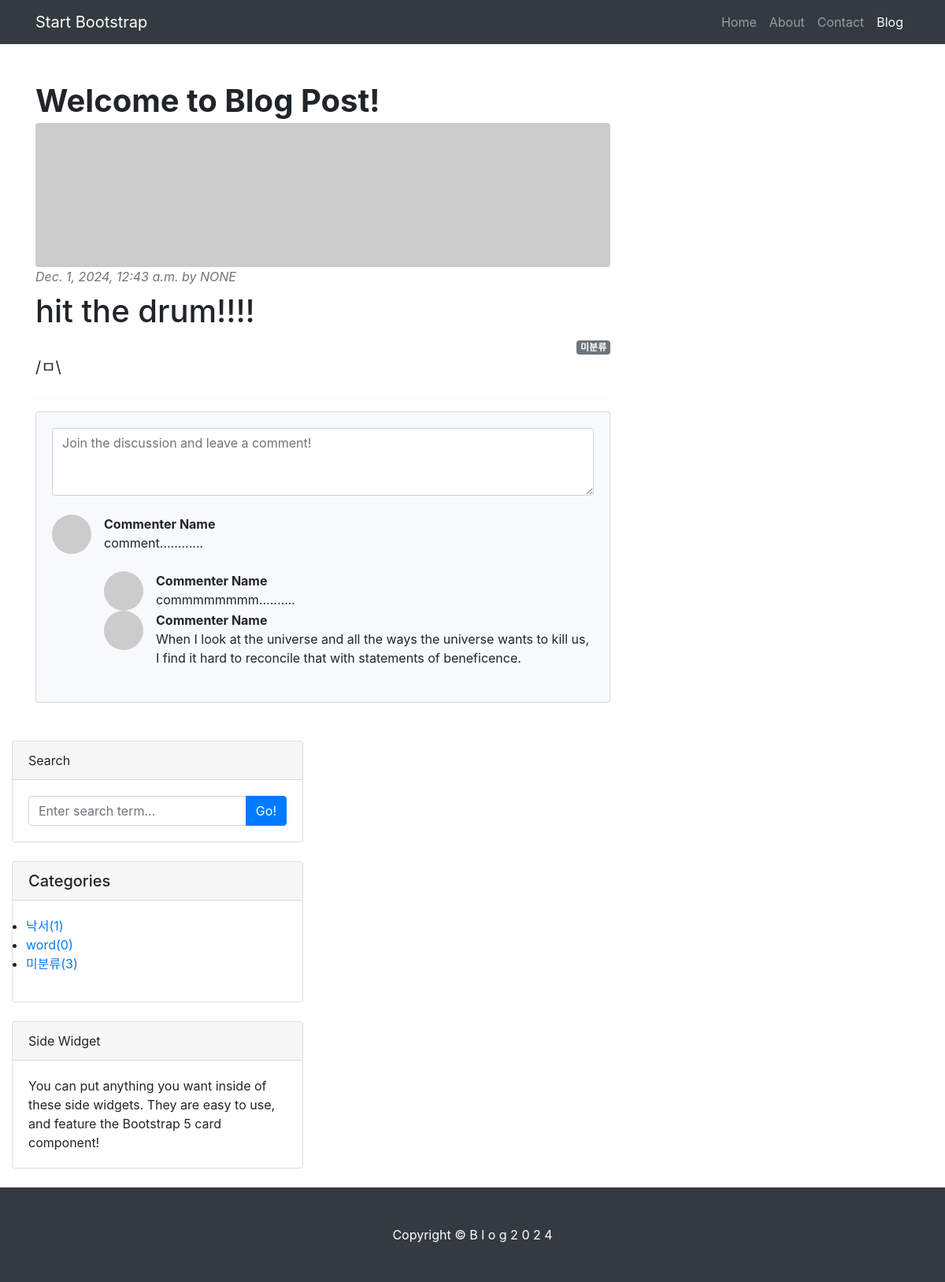
Screenshot of /3/ with the database file from the repository.
### blog/models.py (models this page shows, shortened)
class Post(models.Model):
    title = models.CharField(max_length=30)
    content = models.TextField()
    head_image = models.ImageField(upload_to='blog/images/%y/%m/%d',blank=True)
    file_upload = models.FileField(upload_to='blog/files/%Y/%m/%d',blank=True)
    created_at = models.DateTimeField(auto_now_add=True)
    updated_at = models.DateTimeField(auto_now=True)
    author = models.ForeignKey(User,null=True,on_delete=models.SET_NULL)
    category = models.ForeignKey(Category,null=True, blank=True, on_delete=models.SET_NULL)
    tags = models.ManyToManyField(Tag, blank=True)

class Category(models.Model):
    name = models.CharField(max_length=50, unique=True)
    slug = models.SlugField(max_length=200, unique=True, allow_unicode=True)
    def __str__(self):
        return self.name
    def get_absolute_url(self):
        return f'/blog/category/{self.slug}/'
    class Meta:
        verbose_name_plural = 'Categories'

### blog/views.py (the view)
# urls.py: path('<int:pk>/', views.PostDetail.as_view()),
class PostDetail(DetailView):
    model = Post
    template_name = 'blog/blog_post.html'
    def get_context_data(self, **kwargs):
        context = super(PostDetail, self).get_context_data()
        context['categories'] = Category.objects.all()
        context['no_category_post_count']=Post.objects.filter(category=None).count()
        return context

### blog/templates/blog/blog_post.html (shortened to what this page needs)
{%extends './layout.html'%}
{%load static%}
{%block content%}
<div class="container mt-5">
    <div class="row">
        <div class="col-lg-8">
            <article>
                <header class="mb-4">
                    <h1 class="fw-bolder mb-1">Welcome to Blog Post!</h1>
                    {%if post.head_image%}
                      <img class="img-fluid rounded" src="{{post.head_image.url}}" alt="{{post.title}} head_image">
                    {%else%}
                    <img class="img-fluid rounded" src="https://picsum.photos/seed/{{p.id}}/800/200" alt="random_image">
                    {%endif%}
                    <div class="text-muted fst-italic mb-2">
                        {{post.created_at}} by
                        <a>{{post.author | upper}}</a>
                    </div>
                    <h1>{{post.title}}</h1>
                    {% if post.category%}
                    <div style="text-align: right;">
                        <span class="badge badge-secondary">{{ post.category }}</span>
                    </div>
                    {%else%}
                    <div style="text-align: right;">
                        <span class="badge badge-secondary">미분류</span>
                    </div>
                    {%endif%}
                    <section class="mb-5">
                        <p class="fs-5 mb-4">{{post.content}}</p>
                        <hr/>
                        <section class="mb-5">
                            <div class="card bg-light">
                                <div class="card-body">
                                    <form class="mb-4"><textarea class="form-control" rows="3" placeholder="Join the discussion and leave a comment!"></textarea></form>
                                    <div class="d-flex mb-4">
                                        <div class="flex-shrink-0"><img class="rounded-circle" src="https://dummyimage.com/50x50/ced4da/6c757d.jpg" alt="..." /></div>
                                        <div class="ms-3">
                                            <div class="fw-bold">Commenter Name</div>
                                            comment............
                                            <div class="d-flex mt-4">
                                                <div class="flex-shrink-0"><img class="rounded-circle" src="https://dummyimage.com/50x50/ced4da/6c757d.jpg" alt="..." /></div>
                                                <div class="ms-3">
                                                    <div class="fw-bold">Commenter Name</div>
                                                    commmmmmmm..........
                                                </div>
                                            </div>
                                            <div class="d-flex">
                                                <div class="flex-shrink-0"><img class="rounded-circle" src="https://dummyimage.com/50x50/ced4da/6c757d.jpg" alt="..." /></div>
                                                <div class="ms-3">
                                                    <div class="fw-bold">Commenter Name</div>
                                                    When I look at the universe and all the ways the universe wants to kill us, I find it hard to reconcile that with statements of beneficence.
                                                </div>
                                            </div>
                                        </div>
                                    </div>
                                </div>
                            </div>
                        </section>
                    </section>
                </header>
            </article>
        </div>
    </div>
</div>
    {%endblock%}

### blog/templates/blog/layout.html (shortened to what this page needs)
<!DOCTYPE html>
<html lang="ko">
<head>
    <link href="../../static/styles.css" rel="stylesheet" />
    <link href="https://stackpath.bootstrapcdn.com/bootstrap/4.5.2/css/bootstrap.min.css" rel="stylesheet">
</head>
<body>
    <nav class="navbar navbar-expand-lg navbar-dark bg-dark">
        <div class="container">
            <a class="navbar-brand" href="#!">Start Bootstrap</a>
            <div class="collapse navbar-collapse" id="navbarSupportedContent">
                <ul class="navbar-nav ms-auto mb-2 mb-lg-0">
                    <li class="nav-item"><a class="nav-link" href="#">Home</a></li>
                    <li class="nav-item"><a class="nav-link" href="#!">About</a></li>
                    <li class="nav-item"><a class="nav-link" href="#!">Contact</a></li>
                    <li class="nav-item"><a class="nav-link active" aria-current="page" href="#">Blog</a></li>
                </ul>
            </div>
        </div>
    </nav>
{%block content%}{%endblock%}
    <div class="col-lg-4">
        <div class="card mb-4">
            <div class="card-header">Search</div>
            <div class="card-body">
                <div class="input-group">
                    <input class="form-control" type="text" placeholder="Enter search term..." aria-label="Enter search term..." aria-describedby="button-search" />
                    <button class="btn btn-primary" id="button-search" type="button">Go!</button>
                </div>
            </div>
        </div>
        <div class="card mb-4" id="categoris-card">
            <h5 class="card-header">Categories</h5>
            <div class="card-body">
                <div class="row">
                    <ul>
                        {%for category in categories%}
                        <li>
                            <a href="{{category.get_absolute_url}}">{{category}}({{category.post_set.count}})</a>
                        </li>
                        {%endfor%}
                        <li>
                            <a href="/blog/category/no_category/">미분류({{no_category_post_count}})</a>
                        </li>
                    </ul>
                </div>
            </div>
        </div>
        <div class="card mb-4">
            <div class="card-header">Side Widget</div>
            <div class="card-body">You can put anything you want inside of these side widgets. They are easy to use, and feature the Bootstrap 5 card component!</div>
        </div>
    </div>
    <footer class="py-5 bg-dark">
        <div class="container"><p class="m-0 text-center text-white">Copyright &copy; B l o g 2 0 2 4 </p></div>
    </footer>
</body>
</html>

### rows the page displays
Post: created_at "Dec. 1, 2024, 12:43 a.m.", author "NONE", title "hit the drum!!!!", content "/ㅁ\\"
Category: name "낙서", post_set.count "1"
Category: name "word", post_set.count "0"

### other values shown
{{ no_category_post_count }} "3"
